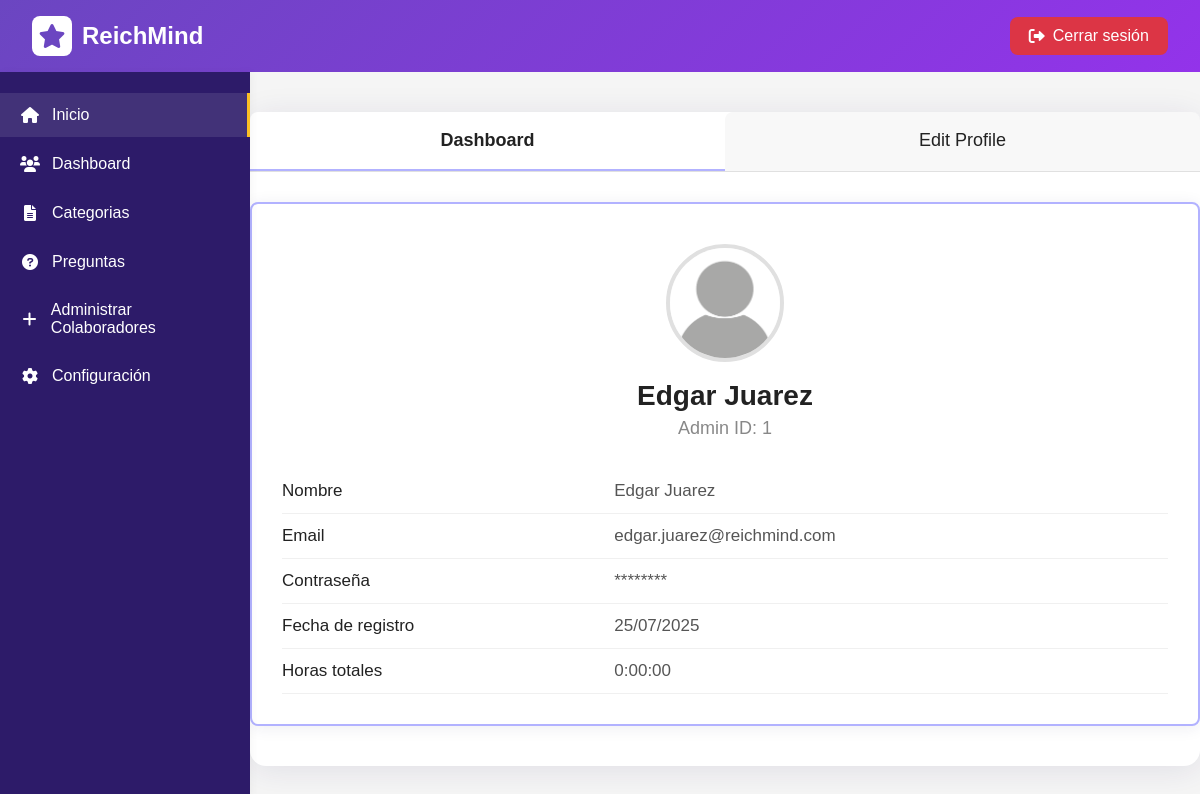
Page /administrativos/configuracion.php (signed in) on the committed database.
### tables this page shows
CREATE TABLE `administradores` (
  `id` int(11) NOT NULL,
  `nombre` varchar(100) NOT NULL,
  `email` varchar(100) NOT NULL,
  `password` varchar(255) NOT NULL,
  `avatar` varchar(255) DEFAULT 'avatar.png',
  `fecha_registro` timestamp NOT NULL DEFAULT current_timestamp(),
  `horas_totales` int(11) DEFAULT 0,
  `activo` tinyint(1) DEFAULT 1
);

### bd/claseBD.php (called while the page is built, shortened)
<?php
include_once 'conexion.php';
    class DB {
        private $pdo;
        public function __construct() {
            global $pdo;
            $this->pdo = $pdo;
        }
        public function obtenerAdministrador($id) {
            try {
                $query = $this->pdo->prepare("SELECT id, nombre, email, password, avatar, fecha_registro, horas_totales FROM administradores WHERE id = :id");
                $query->bindParam(":id", $id);
                $query->execute();
                return $query->fetch(PDO::FETCH_ASSOC);
            } catch (PDOException $e) {
                return false;
            }
        }
    }
?>

### administrativos/configuracion.php (the view, shortened to what this page needs)
<?php
require_once '../bd/claseBD.php';
$admin_id = $_SESSION['admin_id'];
$db = new DB();
$admin = $db->obtenerAdministrador($admin_id);
$tab = isset($_GET['tab']) ? $_GET['tab'] : 'dashboard';
?>
<!DOCTYPE html>
<html lang="es">
<head>
    <link rel="stylesheet" href="../css/configuracion.css">
    <link rel="stylesheet" href="https://cdnjs.cloudflare.com/ajax/libs/font-awesome/6.0.0/css/all.min.css">
</head>
<body>
    <header class="header">
        <div class="logo">
            <div class="logo-icon">
                <i class="fas fa-star"></i>
            </div>
            <span>ReichMind</span>
        </div>
        <button class="logout-btn" onclick="window.location.href='../administrativos/loginAdmin.php'">
            <i class="fas fa-sign-out-alt"></i> Cerrar sesión
        </button>
    </header>
    <div class="main-container">
        <?php include '../sidebar/sb.php'; ?>
        <main class="main-content">
            <div class="profile-container">
                <div class="profile-tabs">
                    <div class="tab<?php if($tab=='dashboard') echo ' active'; ?>" data-tab="dashboard">Dashboard</div>
                    <div class="tab<?php if($tab=='edit') echo ' active'; ?>" data-tab="edit">Edit Profile</div>
                </div>
                <div class="profile-card">
                    <div class="profile-img">
                        <img src="../img/<?php echo htmlspecialchars($admin['avatar'] ?? 'avatar.png'); ?>" alt="Foto de perfil" />
                    </div>
                    <h2 class="profile-name"><?php echo htmlspecialchars($admin['nombre']); ?></h2>
                    <div class="profile-username">Admin ID: <?php echo $admin['id']; ?>
                    </div>
                    <div class="profile-info-list">
                            <div class="profile-info-row">
                                <span class="profile-info-label">Nombre</span>
                                <span class="profile-info-value" id="nombre-value">
                                    <?php if($tab=='edit'): ?>
                                        <input type="text" name="nombre_completo" value="<?php echo htmlspecialchars($admin['nombre']); ?>" style="width: 80%;">
                                    <?php else: ?>
                                        <?php echo htmlspecialchars($admin['nombre']); ?>
                                    <?php endif; ?>
                                </span>
                            </div>
                            <div class="profile-info-row">
                                <span class="profile-info-label">Email</span>
                                <span class="profile-info-value" id="email-value">
                                    <?php if($tab=='edit'): ?>
                                        <input type="email" name="email" value="<?php echo htmlspecialchars($admin['email']); ?>" style="width: 80%;">
                                    <?php else: ?>
                                        <?php echo htmlspecialchars($admin['email']); ?>
                                    <?php endif; ?>
                                </span>
                            </div>
                            <div class="profile-info-row">
                                <span class="profile-info-label">Contraseña</span>
                                <span class="profile-info-value" id="password-value">
                                    <?php if($tab=='edit'): ?>
                                        <input type="password" name="password" value="" placeholder="Nueva contraseña" style="width: 80%;">
                                    <?php else: ?>
                                        ********
                                    <?php endif; ?>
                                </span>
                            </div>
                            <div class="profile-info-row">
                                <span class="profile-info-label">Fecha de registro</span>
                                <span class="profile-info-value">
                                    <?php
                                    echo isset($admin['fecha_registro']) ? date('d/m/Y', strtotime($admin['fecha_registro'])) : '2024-01-01';
                                    ?>
                                </span>
                            </div>
                            <div class="profile-info-row">
                                <span class="profile-info-label">Horas totales</span>
                                <span class="profile-info-value">
                                    <span id="horas_totales" data-segundos="<?php echo (int)$admin['horas_totales']; ?>">
                                    <?php
                                    $s = (int)$admin['horas_totales'];
                                    $h = floor($s/3600);
                                    $m = floor(($s%3600)/60);
                                    $sec = $s%60;
                                    echo $h.':'.str_pad($m,2,'0',STR_PAD_LEFT).':'.str_pad($sec,2,'0',STR_PAD_LEFT);
                                    ?>
                                    </span>
                                </span>
                            </div>
                    </div>
                </div>
            </div>
        </main>
    </div>
</body>
</html>

### css/configuracion.css (style rules this page uses)
.logout-btn { background: #dc3545; color: #fff; border: none; padding: 0.6rem 1.2rem; border-radius: 8px; font-size: 1rem; font-weight: 500; cursor: pointer; display: flex; align-items: center; gap: 8px; transition: background 0.2s; }
.main-container { display: flex; min-height: calc(100vh - 70px); width: 100%; max-width: 100%; background: #f5f5f5; }
.main-content { flex: 1; padding: 40px 0; background: #f5f5f5; min-height: 100vh; display: flex; flex-direction: column; align-items: stretch; }
.profile-container { width: 100%; margin: 0; background: #fff; border-radius: 16px; box-shadow: 0 4px 32px rgba(44, 34, 94, 0.10); padding: 0 0 40px 0; position: relative; top: 0; }
.profile-card { border: none; border-radius: 12px; padding: 40px 30px 30px 30px; margin: 0 40px; background: #fff; text-align: center; box-shadow: 0 2px 16px rgba(44, 34, 94, 0.08); }
.header { background: linear-gradient(135deg, #6b46c1, #9333ea); color: white; padding: 1rem 2rem; display: flex; justify-content: space-between; align-items: center; box-shadow: 0 2px 10px rgba(0,0,0,0.1); }
.logo { display: flex; align-items: center; gap: 10px; font-size: 1.5rem; font-weight: bold; }
.logo-icon { width: 40px; height: 40px; background: white; border-radius: 8px; display: flex; align-items: center; justify-content: center; color: #6b46c1; font-weight: bold; }
body { font-family: 'Poppins', Arial, sans-serif; background: #fff; margin: 0; padding: 0; }
.profile-tabs { display: flex; border-bottom: 1px solid #e0e0e0; margin-bottom: 30px; }
.profile-tabs .tab { flex: 1; text-align: center; padding: 18px 0; font-size: 18px; color: #222; background: #f8f8f8; cursor: pointer; border-top-left-radius: 8px; border-top-right-radius: 8px; border-bottom: 2px solid transparent; transition: background 0.2s, border-bottom 0.2s; }
.profile-tabs .tab.active { background: #fff; border-bottom: 2px solid #b2b2ff; font-weight: 600; }
.profile-card { border: 2px solid #b2b2ff; border-radius: 8px; padding: 40px 30px 30px 30px; margin: 0; background: #fff; text-align: center; }
.profile-img { width: 110px; height: 110px; margin: 0 auto 18px auto; border-radius: 50%; overflow: hidden; border: 4px solid #e0e0e0; background: #f3f3f3; }
.profile-img img { width: 100%; height: 100%; object-fit: cover; }
.profile-name { font-size: 28px; font-weight: 700; margin: 0 0 6px 0; color: #222; }
.profile-username { color: #888; font-size: 18px; margin-bottom: 30px; }
.profile-info-list { margin-top: 18px; }
.profile-info-row { display: flex; align-items: center; justify-content: flex-start; padding: 12px 0; border-bottom: 1px solid #f0f0f0; }
.profile-info-label { flex: 1.2; text-align: left; color: #222; font-weight: 500; font-size: 17px; }
.profile-info-value { flex: 2; text-align: left; color: #555; font-size: 17px; }
.profile-info-row { position: relative; z-index: 1; }

### rows in the picture
administradores: avatar (placeholder picture), nombre "Edgar Juarez", id "1", email "edgar.juarez@reichmind.com", fecha_registro "25/07/2025", horas_totales "0", horas_totales "00"
